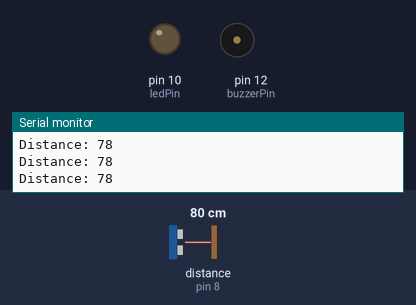
The sketch below on a simulated Arduino Uno, built with avr-gcc and run on an emulated ATmega328P. On the bench: output pins drawn as LEDs (lit = HIGH), buzzer (waves = sounding, pin HIGH), the last lines printed to the serial monitor. Wiring (inferred from the names in the program): ultrasonic range finder: trigger pin 6; echo pin 8. Inputs (shaded band) come from the test bench; at power-on: distance to the obstacle (sensor on pin 8) 80 cm. The echo pulse lasts 58.3 µs per cm; pins used as bus, display or sensor lines are not drawn.

Above: at 1.2 s.
1.3 s: distance to the obstacle (sensor on pin 8) set to 22 cm
2.8 s: distance to the obstacle (sensor on pin 8) set to 19 cm
At 3.3 s:
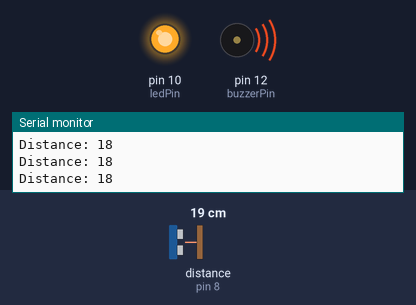
4.3 s: distance to the obstacle (sensor on pin 8) set to 35 cm
At 5.6 s:
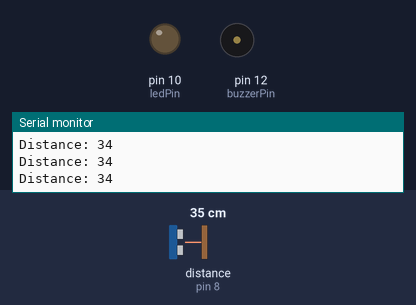
7.3 s: distance to the obstacle (sensor on pin 8) set to 18 cm
At 7.9 s:
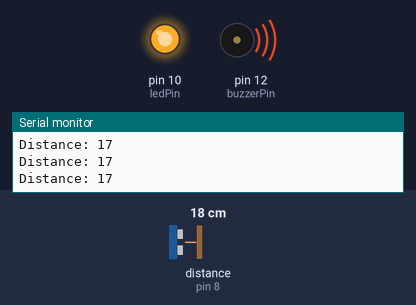
Timing chart, 0 to 9.8 s (numbered marks = the images above; inputs shaded):
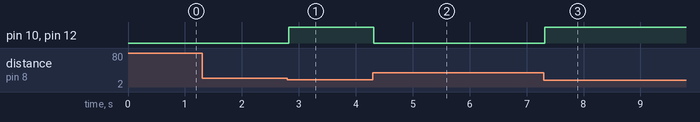

Measured:
- the behaviour switches between 21 and 20 cm on distance to the obstacle (sensor on pin 8) (found by bisection; images 0 and 1)
- after the input at 2.8 s, pin 10 (ledPin), pin 12 (buzzerPin): LOW → HIGH at once
- after the input at 4.3 s, pin 10 (ledPin), pin 12 (buzzerPin): HIGH → LOW at once
- after the input at 7.3 s, pin 10 (ledPin), pin 12 (buzzerPin): LOW → HIGH at once

The sketch:

Ultrasonic_Sensor_Buzzer_LED.ino
```cpp
int trigPin = 6;
int echoPin = 8;
int ledPin = 10;
int buzzerPin = 12;
void setup() {
  pinMode(trigPin, OUTPUT);
  pinMode(echoPin, INPUT);
  pinMode(ledPin, OUTPUT);
  pinMode(buzzerPin, OUTPUT);
  digitalWrite(trigPin, LOW); // clean the trigPin
  Serial.begin(9600);
}
void loop() {
  digitalWrite(trigPin, HIGH);
  delayMicroseconds(10); // triger for 10 micro seconds
  digitalWrite(trigPin, LOW);
  long duration = pulseIn(echoPin, HIGH); // Read returns the sound wave travel time in microseconds
  int distance = duration * 0.034 / 2;   // Calculating the distance
  Serial.print("Distance: ");
  Serial.println(distance);
  if (distance < 20){
    digitalWrite(buzzerPin, HIGH);
    digitalWrite(ledPin, HIGH);
  }
  else{
    digitalWrite(buzzerPin, LOW);
    digitalWrite(ledPin, LOW);
  }
}
```
